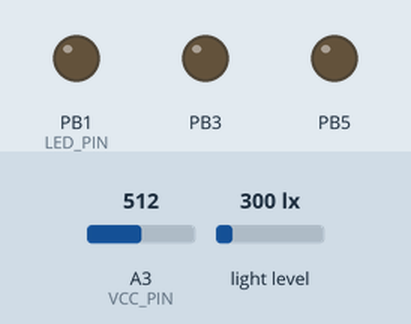
Bench run of a sketch on a simulated ATtiny85, built with avr-gcc and run on an emulated ATtiny85. On the bench: output pins drawn as LEDs (lit = HIGH). The inputs (shaded band) are chosen by the test bench; at power-on: A3 (VCC_PIN) = 512, light level 300 lx. Sleep ends after the set time or at an interrupt.

Above: at 0.05 s.
Timing chart, 0 to 3.0 s (numbered marks = the images above):
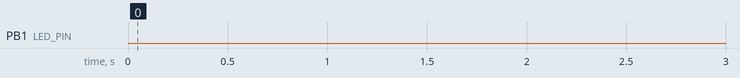

The sketch:

DigiSparkAM2320RCSwitch.ino
```cpp
#include <avr/wdt.h>
#include <avr/sleep.h>
#include <Wire.h>
#include <RCSwitch.h>

#define aca_disable() (ACSR |= _BV(ACD))
#define adc_disable() (ADCSRA &= ~_BV(ADEN))
#define adc_enable()  (ADCSRA |=  _BV(ADEN))

#define TX_PIN  4     //pin where your transmitter is connected
#define LED_PIN 1     //pin for blinking LED
#define VCC_PIN A3

#define AM2320_CMD_READREG    0x03  ///< read register command
#define AM2320_REG_TEMP_H     0x02  ///< temp register address
#define AM2320_REG_HUM_H      0x00  ///< humidity register address
#define AM2320_I2C_ADDR       0x5C

#define READ_VCC_VAL          0x03
#define MEASURES_COUNT        0x05

#define VCC_HIGH              4200  //4.2V
#define VCC_LOW               2700  //2.6V
#define VCC_OFF               2600

#define WAKEUP_INTERVAL       2     // * 8 sec

struct package
{
  uint8_t group;
  uint8_t device: 4, sensor: 3, ecc: 1; //ecc - errors control check
  uint16_t value;
};

typedef struct package Package;
Package data;
uint8_t buf[sizeof(unsigned long)];

uint16_t lastVccValue = VCC_HIGH, lastTValue, lastHValue;
byte queue[] = {1,3,4};

RCSwitch mySwitch = RCSwitch();

volatile byte watchdog_counter = 0;

ISR(WDT_vect)
{
  watchdog_counter++;
}

void setup() {
  //  mySwitch.setProtocol(7, 650);
  //  mySwitch.setRepeatTransmit(5);
  mySwitch.enableTransmit(TX_PIN);
  Wire.begin();
  data.group = 111;
  data.device = 1;
  data.ecc = 1;
}

// sensor: 0 - no chages (ignore); 1 - battery; 2 - infarred motion; 3 - temperature; 4 - humidity;
int next;

void loop() {

  if (watchdog_counter < WAKEUP_INTERVAL)
  {
    pinMode(0, OUTPUT);
    pinMode(LED_PIN, OUTPUT);
    pinMode(2, OUTPUT);
    pinMode(VCC_PIN, OUTPUT);
    pinMode(TX_PIN, OUTPUT);
    pinMode(5, OUTPUT);

    cli();
    //Initialize Watchdog Timer
    wdt_reset();
    wdt_enable(WDTO_8S);    //sleep 8 sec
    WDTCR |= _BV(WDIE);       //Enable watchdog interrupts
    set_sleep_mode(SLEEP_MODE_PWR_DOWN);
    sleep_enable();
    sei();
    sleep_bod_disable();
    aca_disable();
    adc_disable();

    sleep_cpu();

    sleep_disable();

    return; // wait for 2 * 8 seconds
  }

  if (lastVccValue > 0 && lastVccValue < VCC_OFF)
  {
    watchdog_counter = 0;
    return;
  }

  adc_enable();

  watchdog_counter = 0;
  bool noChanges = true;

  if (lastVccValue > VCC_LOW) PORTB |= (1 << PB1);      //replaces digitalWrite(pinLED, HIGH);

  pinMode(VCC_PIN, INPUT);

  //  uint16_t val = vccLevel(avgVal(READ_VCC_VAL));
  uint16_t val = avgVal(READ_VCC_VAL);

  if (abs(val - lastVccValue) > 5)
  {
    noChanges = false;
    data.sensor = 1;
    data.value = val;
    lastVccValue = val;
    queueAdd(1);
    SendSensorValue();
  }

  val = avgVal(AM2320_REG_TEMP_H);
  if (abs(val - lastTValue) > 1)
  {
    noChanges = false;
    data.sensor = 3;
    data.value = val;
    lastTValue = val;
    queueAdd(3);
    SendSensorValue();
  }

  val =  round((float)avgVal(AM2320_REG_HUM_H)/10);
  if (val != lastHValue)
  {
    noChanges = false;
    data.sensor = 4;
    data.value = val;
    lastHValue = val;
    queueAdd(4);
    SendSensorValue();
  }

  if (noChanges)
  {
    data.sensor = queue[0];
    if (data.sensor == 1) data.value = lastVccValue;
    else if (data.sensor = 3) data.value = lastTValue;
    else if (data.sensor = 4) data.value = lastHValue;
    queueAdd(data.sensor);
    SendSensorValue();
  }

  if (lastVccValue > 0 && lastVccValue < VCC_LOW) //Low Vcc Blink
  {
    PORTB |= (1 << PB1);      //replaces digitalWrite(pinLED, HIGH);
    delay(200);
    PORTB &= ~(1 << PB1);    //replaces digitalWrite(pinLED, LOW);
    delay(100);
    PORTB |= (1 << PB1);      //replaces digitalWrite(pinLED, HIGH);
    delay(200);
    PORTB &= ~(1 << PB1);    //replaces digitalWrite(pinLED, LOW);
    delay(100);
    PORTB |= (1 << PB1);      //replaces digitalWrite(pinLED, HIGH);
    delay(200);
  }

  PORTB &= ~(1 << PB1);    //replaces digitalWrite(pinLED, LOW);
}

void SendSensorValue(void)
{
  buf[0] = data.group;
  buf[1] = data.value & 0xff;
  buf[2] = (data.value >> 8) & 0xff;
  buf[3] = data.device | data.sensor << 4 | data.ecc << 7;

  unsigned long ulbuf = (((unsigned long)buf[0]) << 24) | (((unsigned long)buf[1]) << 16) | (((unsigned long)buf[2]) << 8) | (unsigned long)buf[3];

  mySwitch.send(ulbuf, 32);
}

void queueAdd(byte sensor)
{
  if (queue[2] == sensor) return;
  if (queue[1]== sensor) queue[1] = queue[2];
  else if (queue[0] == sensor)
  {
    queue[0] = queue[1];
    queue[1] = queue[2];
  }
  queue[2] = sensor;
}

int sort_desc(const void *cmp1, const void *cmp2)
{
  // Need to cast the void * to int *
  int a = *((int *)cmp1);
  int b = *((int *)cmp2);
  return b - a;
}

uint16_t avgVal(uint8_t reg)
{
  uint16_t val[MEASURES_COUNT];

  for (int i = 0; i < MEASURES_COUNT; i++)
  {
    if (reg == READ_VCC_VAL) val[i] = readVcc();
    else val[i] = am2320_readRegister16(reg);
  }

  qsort(val, MEASURES_COUNT, sizeof(val[0]), sort_desc);

  uint16_t avgVal = (MEASURES_COUNT % 2 > 0) ? val[MEASURES_COUNT / 2] : round((float)(val[MEASURES_COUNT / 2 - 1] + val[MEASURES_COUNT / 2]) / 2);
  uint32_t sum = avgVal;
  uint8_t count = 1;

  for (int i = 0; i < MEASURES_COUNT; i++)
  {
    if (val[i] != avgVal && abs(avgVal - val[i]) < 20)
    {
      sum += val[i];
      count++;
    }
  }
  return round((float)sum / count);
}

uint16_t vccLevel(uint16_t vcc)
{
  if (vcc > VCC_HIGH) return 100;
  if (vcc < VCC_LOW) return 0;
  return round((float)(vcc - VCC_LOW) * 100 / (VCC_HIGH - VCC_LOW));
}

uint16_t readVcc(void)
{
  return 8.57 * analogRead(VCC_PIN) - 4200;
}

uint16_t am2320_readRegister16(uint8_t reg) {
  // wake up
  Wire.beginTransmission(AM2320_I2C_ADDR);
  Wire.write(0x00);
  Wire.endTransmission();
  delay(10); // wait 10 ms
  Wire.beginTransmission(AM2320_I2C_ADDR);
  Wire.endTransmission();

  // send a command to read register
  Wire.beginTransmission(AM2320_I2C_ADDR);
  Wire.write(AM2320_CMD_READREG);
  Wire.write(reg);
  Wire.write(2);  // 2 bytes
  Wire.endTransmission();

  delay(2);  // wait 2 ms

  // 2 bytes preamble, 2 bytes data, 2 bytes CRC
  Wire.requestFrom(AM2320_I2C_ADDR, (uint8_t)6);
  if (Wire.available() != 6)
    return 0xFFFF;

  uint8_t buffer[6];
  for (int i = 0; i < 6; i++) {
    buffer[i] = Wire.read();
  }

  if (buffer[0] != 0x03)   return 0xFFFF; // must be 0x03 modbus reply
  if (buffer[1] != 2)      return 0xFFFF; // must be 2 bytes reply

  uint16_t the_crc = buffer[5];
  the_crc <<= 8;
  the_crc |= buffer[4];
  uint16_t calc_crc = am2320_crc16(buffer, 4); // preamble + data
  //Serial.print("CRC: 0x"); Serial.println(calc_crc, HEX);
  if (the_crc != calc_crc)
    return 0xFFFF;

  // All good!
  uint16_t ret = buffer[2];
  ret <<= 8;
  ret |= buffer[3];

  return ret;
}

uint16_t am2320_crc16(uint8_t *buffer, uint8_t nbytes) {
  uint16_t crc = 0xffff;
  for (int i = 0; i < nbytes; i++) {
    uint8_t b = buffer[i];
    crc ^= b;
    for (int x = 0; x < 8; x++) {
      if (crc & 0x0001) {
        crc >>= 1;
        crc ^= 0xA001;
      } else {
        crc >>= 1;
      }
    }
  }
  return crc;
}
```

Measured:
- by itself, PB1 (LED_PIN): LOW → HIGH at 16.4 s, → LOW 1.8 s later, → HIGH 0.10 s later, → LOW 0.20 s later, … (6 changes in this stretch)
